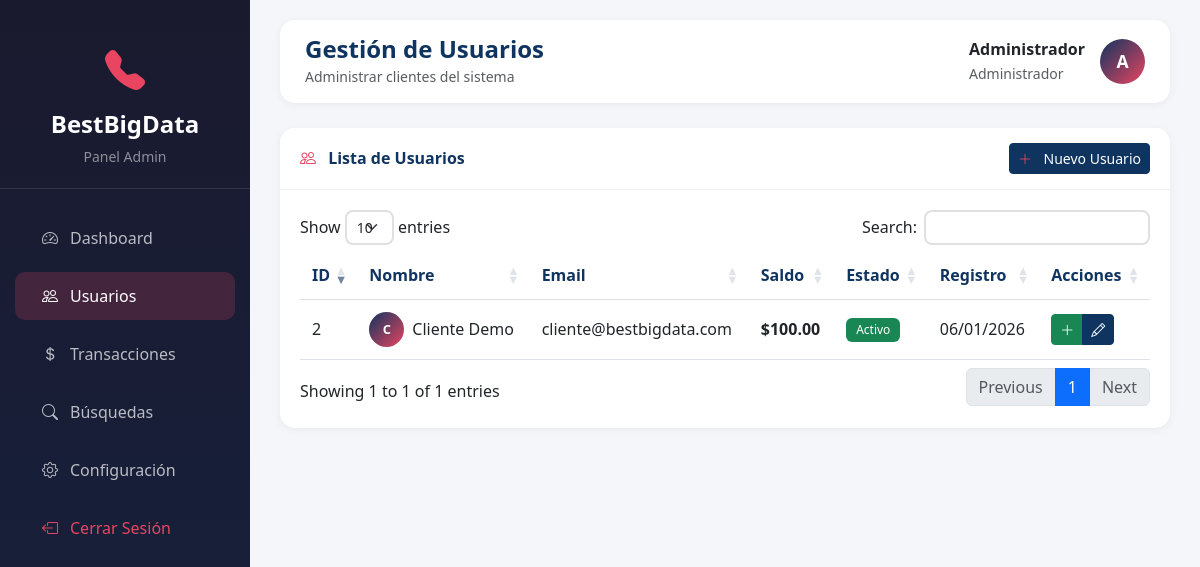
Page /admin/users (signed in) on the committed database.
### tables this page shows
CREATE TABLE IF NOT EXISTS users (
    id INT AUTO_INCREMENT PRIMARY KEY,
    name VARCHAR(100) NOT NULL,
    email VARCHAR(150) UNIQUE NOT NULL,
    password VARCHAR(255) NOT NULL,
    role ENUM('admin', 'cliente') DEFAULT 'cliente',
    balance DECIMAL(10,2) DEFAULT 0.00,
    status ENUM('active', 'inactive', 'suspended') DEFAULT 'active',
    created_at TIMESTAMP DEFAULT CURRENT_TIMESTAMP,
    updated_at TIMESTAMP DEFAULT CURRENT_TIMESTAMP ON UPDATE CURRENT_TIMESTAMP,
    last_login TIMESTAMP NULL,
    INDEX idx_email (email),
    INDEX idx_role (role),
    INDEX idx_status (status)
);

### app/controllers/AdminController.php (called while the page is built, shortened)
<?php
class AdminController extends Controller
{
    private $userModel;
    private $user;
    public function __construct()
    {
        $this->userModel = $this->model('User');
        $this->user = $this->userModel->findById(Session::getUserId());
    }
    public function users()
    {
        $data = [
            'pageTitle' => 'Usuarios - Admin',
            'user' => $this->user,
            'clients' => $this->userModel->getClients(),
            'flash' => $this->getFlash()
        ];
        $this->view('admin/users', $data);
    }
}

### app/core/App.php (called while the page is built, shortened)
<?php
class App
{
    protected $method = 'index';
    public function __construct()
    {
        $url = $this->parseUrl();
        if (isset($url[0]) && file_exists(APP_ROOT . '/app/controllers/' . ucfirst($url[0]) . 'Controller.php')) {
            unset($url[0]);
        }
        $this->controller = new $this->controller;
        if (isset($url[1])) {
            if (method_exists($this->controller, $url[1])) {
                $this->method = $url[1];
                unset($url[1]);
            }
        }
        $this->params = $url ? array_values($url) : [];
        call_user_func_array([$this->controller, $this->method], $this->params);
    }
    protected function parseUrl()
    {
        if (isset($_GET['url'])) {
            return explode('/', filter_var(rtrim($_GET['url'], '/'), FILTER_SANITIZE_URL));
        }
        return [];
    }
}

### index.php (called while the page is built, shortened)
<?php
require_once 'app/core/Controller.php';
require_once 'app/core/Model.php';
require_once 'app/core/Session.php';
require_once 'app/core/App.php';
$app = new App();

### app/views/helpers.php (called while the page is built, shortened)
<?php
function formatMoney($amount)
{
    return '$' . number_format(floatval($amount), 2);
}
function formatDate($date, $format = 'd/m/Y H:i')
{
    return date($format, strtotime($date));
}
function e($string)
{
    return htmlspecialchars($string, ENT_QUOTES, 'UTF-8');
}
function url($path = '')
{
    return BASE_URL . '/' . ltrim($path, '/');
}

### app/core/Model.php (called while the page is built, shortened)
<?php
require_once APP_ROOT . '/app/models/Conexion.php';
class Model
{
    protected $db;
    protected $table;
    protected $primaryKey = 'id';
    public function __construct()
    {
        $this->db = Conexion::getMain();
    }
    public function findById($id)
    {
        $stmt = $this->db->prepare("SELECT * FROM {$this->table} WHERE {$this->primaryKey} = ?");
        $stmt->execute([$id]);
        return $stmt->fetch();
    }
    public function query($sql, $params = [])
    {
        $stmt = $this->db->prepare($sql);
        $stmt->execute($params);
        return $stmt->fetchAll();
    }
}

### app/models/Conexion.php (called while the page is built, shortened)
<?php
class Conexion
{
    private static $mainConnection = null;
    private static function getMainConfig()
    {
        return [
            'host' => defined('DB_HOST') ? DB_HOST : 'localhost',
            'name' => defined('DB_NAME') ? DB_NAME : 'bestbigdata',
            'user' => defined('DB_USER') ? DB_USER : 'root',
            'pass' => defined('DB_PASS') ? DB_PASS : '',
            'charset' => defined('DB_CHARSET') ? DB_CHARSET : 'utf8mb4'
        ];
    }
    public static function getMain()
    {
        if (self::$mainConnection === null) {
            $config = self::getMainConfig();
            try {
                $dsn = "mysql:host={$config['host']};dbname={$config['name']};charset={$config['charset']}";
                self::$mainConnection = new PDO($dsn, $config['user'], $config['pass'], [
                    PDO::ATTR_ERRMODE => PDO::ERRMODE_EXCEPTION,
                    PDO::ATTR_DEFAULT_FETCH_MODE => PDO::FETCH_ASSOC,
                    PDO::ATTR_EMULATE_PREPARES => false
                ]);
            } catch (PDOException $e) {
                error_log("Error de conexión principal: " . $e->getMessage());
                die("Error de conexión a la base de datos principal.");
            }
        }
        return self::$mainConnection;
    }
}

### app/core/Session.php (called while the page is built, shortened)
<?php
class Session
{
    public static function getUserId()
    {
        return $_SESSION['user_id'] ?? null;
    }
}

### app/models/User.php (called while the page is built, shortened)
<?php
class User extends Model
{
    protected $table = 'users';
    public function getClients($status = null)
    {
        $sql = "SELECT * FROM {$this->table} WHERE role = 'cliente'";
        $params = [];
        $sql .= " ORDER BY created_at DESC";
        return $this->query($sql, $params);
    }
}

### app/views/admin/users.php (the view, shortened to what this page needs)
<?php
require_once APP_ROOT . '/app/views/helpers.php';
?>
<!DOCTYPE html>
<html lang="es">
<head>
    <link href="https://cdn.jsdelivr.net/npm/bootstrap@5.3.0/dist/css/bootstrap.min.css" rel="stylesheet">
    <link href="https://cdn.jsdelivr.net/npm/bootstrap-icons@1.10.0/font/bootstrap-icons.css" rel="stylesheet">
    <link href="https://cdn.datatables.net/1.13.6/css/dataTables.bootstrap5.min.css" rel="stylesheet">
    <link href="<?= url('assets/css/main.css') ?>" rel="stylesheet">
    <link href="<?= url('assets/css/admin.css') ?>" rel="stylesheet">
</head>
<body>
    <?php include APP_ROOT . '/app/views/partials/admin-sidebar.php'; ?>
    <div class="main-content">
        <?php
        $title = 'Gestión de Usuarios';
        $subtitle = 'Administrar clientes del sistema';
        include APP_ROOT . '/app/views/partials/topbar.php';
        ?>
        <div class="card">
            <div class="card-header d-flex justify-content-between align-items-center">
                <span><i class="bi bi-people"></i> Lista de Usuarios</span>
                <button class="btn btn-primary btn-sm" data-bs-toggle="modal" data-bs-target="#createUserModal">
                    <i class="bi bi-plus-lg"></i> Nuevo Usuario
                </button>
            </div>
            <div class="card-body">
                <div class="table-responsive">
                    <table class="table table-hover" id="usersTable">
                        <thead>
                            <tr>
                                <th>ID</th>
                                <th>Nombre</th>
                                <th>Email</th>
                                <th>Saldo</th>
                                <th>Estado</th>
                                <th>Registro</th>
                                <th>Acciones</th>
                            </tr>
                        </thead>
                        <tbody>
                            <?php foreach ($clients as $client): ?>
                            <tr>
                                <td><?= $client['id'] ?></td>
                                <td>
                                    <div class="d-flex align-items-center">
                                        <div class="avatar me-2" style="width:35px;height:35px;font-size:0.8rem;">
                                            <?= strtoupper(substr($client['name'], 0, 1)) ?>
                                        </div>
                                        <?= e($client['name']) ?>
                                    </div>
                                </td>
                                <td><?= e($client['email']) ?></td>
                                <td><strong><?= formatMoney($client['balance']) ?></strong></td>
                                <td>
                                    <span class="badge bg-<?= $client['status'] === 'active' ? 'success' : 'secondary' ?>">
                                        <?= $client['status'] === 'active' ? 'Activo' : 'Inactivo' ?>
                                    </span>
                                </td>
                                <td><?= formatDate($client['created_at'], 'd/m/Y') ?></td>
                                <td>
                                    <div class="btn-group btn-group-sm">
                                        <button class="btn btn-success" data-bs-toggle="modal"
                                                data-bs-target="#rechargeModal"
                                                data-id="<?= $client['id'] ?>"
                                                data-name="<?= e($client['name']) ?>"
                                                data-balance="<?= $client['balance'] ?>">
                                            <i class="bi bi-plus-lg"></i>
                                        </button>
                                        <button class="btn btn-primary" data-bs-toggle="modal"
                                                data-bs-target="#editUserModal"
                                                data-id="<?= $client['id'] ?>"
                                                data-name="<?= e($client['name']) ?>"
                                                data-email="<?= e($client['email']) ?>"
                                                data-status="<?= $client['status'] ?>">
                                            <i class="bi bi-pencil"></i>
                                        </button>
                                    </div>
                                </td>
                            </tr>
                            <?php endforeach; ?>
                        </tbody>
                    </table>
                </div>
            </div>
        </div>
    </div>
</body>
</html>

### app/views/partials/topbar.php (shortened to what this page needs)
<div class="top-bar">
    <div>
        <h4 class="mb-0"><?= e($title ?? 'Dashboard') ?></h4>
        <small class="text-muted"><?= e($subtitle ?? '') ?></small>
    </div>
    <div class="user-info">
        <?php if (isset($showBalance) && $showBalance): ?>
        <div class="text-end">
            <span class="text-muted">Mi Saldo:</span><br>
            <span class="balance-display <?= $user['balance'] < ($settings['min_balance_alert'] ?? 10) ? 'text-danger' : '' ?>">
                <?= formatMoney($user['balance']) ?>
            </span>
        </div>
        <?php else: ?>
        <div>
            <strong><?= e($user['name']) ?></strong>
            <br><small class="text-muted"><?= $user['role'] === 'admin' ? 'Administrador' : 'Cliente' ?></small>
        </div>
        <?php endif; ?>
        <div class="avatar">
            <?= strtoupper(substr($user['name'], 0, 1)) ?>
        </div>
    </div>
</div>

### assets/css/main.css (style rules this page uses)
:root { --primary-color: #0f3460; --secondary-color: #16213e; --accent-color: #e94560; --bg-dark: #1a1a2e; --success-color: #28a745; --warning-color: #ffc107; --danger-color: #dc3545; --light-bg: #f5f6fa; --card-shadow: 0 2px 10px rgba(0, 0, 0, 0.05); --card-radius: 15px; }
* { margin: 0; padding: 0; box-sizing: border-box; }
body { background-color: var(--light-bg); font-family: 'Segoe UI', Tahoma, Geneva, Verdana, sans-serif; min-height: 100vh; }
.main-content { margin-left: 250px; padding: 20px 30px; min-height: 100vh; }
.top-bar { background: #fff; padding: 15px 25px; border-radius: var(--card-radius); box-shadow: var(--card-shadow); margin-bottom: 25px; display: flex; justify-content: space-between; align-items: center; }
.top-bar h4 { color: var(--primary-color); font-weight: 600; }
.user-info { display: flex; align-items: center; gap: 15px; }
.avatar { width: 45px; height: 45px; border-radius: 50%; background: linear-gradient(135deg, var(--primary-color) 0%, var(--accent-color) 100%); display: flex; align-items: center; justify-content: center; color: #fff; font-weight: bold; font-size: 1.1rem; }
.card { border: none; border-radius: var(--card-radius); box-shadow: var(--card-shadow); margin-bottom: 20px; overflow: hidden; }
.card-header { background: #fff; border-bottom: 1px solid rgba(0, 0, 0, 0.05); padding: 15px 20px; font-weight: 600; color: var(--primary-color); }
.card-header i { margin-right: 8px; color: var(--accent-color); }
.card-body { padding: 20px; }
.table { margin-bottom: 0; }
.table th { font-weight: 600; color: var(--primary-color); border-top: none; padding: 12px; }
.table td { padding: 12px; vertical-align: middle; }
.btn-primary { background: var(--primary-color); border-color: var(--primary-color); }
.badge { padding: 6px 10px; border-radius: 6px; font-weight: 500; }

### rows in the picture
users: name "Administrador", name "A"
users: id "2", name "C", name "Cliente Demo", email "cliente@bestbigdata.com", balance "$100.00", status "Activo", created_at "06/01/2026"

### other values in the picture
$title "Gestión de Usuarios"
$subtitle "Administrar clientes del sistema"
